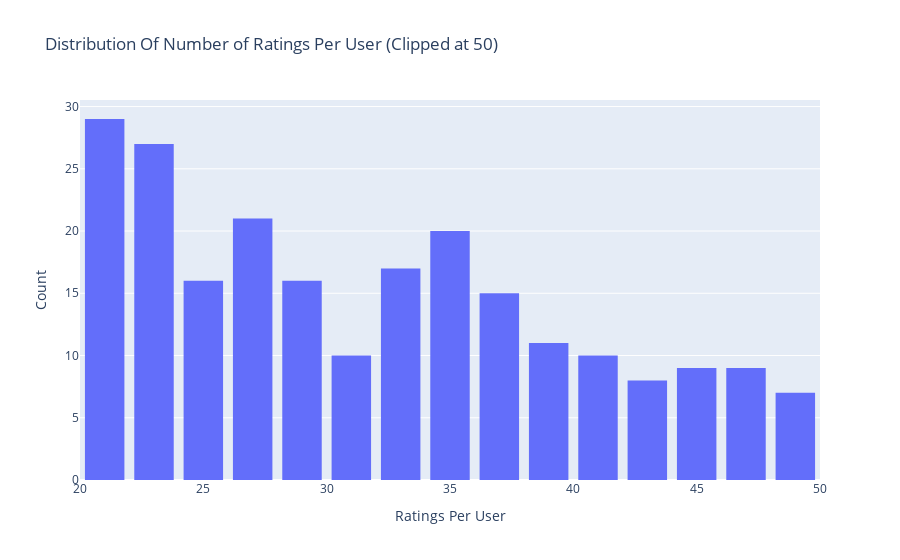

Here is the notebook cell this chart was saved with:
### Markdown cell above
### Ratings Distribution By User

### Code cell
# Number of ratings per user
data = df.groupby('userID')['rating'].count().clip(upper=50)

# Create trace
trace = go.Histogram(x = data.values,
                     name = 'Ratings',
                     xbins = dict(start = 0,
                                  end = 50,
                                  size = 2))
# Create layout
layout = go.Layout(title = 'Distribution Of Number of Ratings Per User (Clipped at 50)',
                   xaxis = dict(title = 'Ratings Per User'),
                   yaxis = dict(title = 'Count'),
                   bargap = 0.2)

# Create plot
fig = go.Figure(data=[trace], layout=layout)
fig.show()

### Figure 1 — Plotly figure (JSON) as saved in the notebook; plotly's stock layout.template omitted (floating-point values rounded to 4 significant figures; data arrays with more than 128 entries replaced by an {"elided": "..."} marker saying what was removed)
{"data": [{"name": "Ratings", "type": "histogram", "x": {"elided": "610 int values"}, "xbins": {"end": 50, "size": 2, "start": 0}}], "layout": {"autosize": true, "bargap": 0.2, "title": {"text": "Distribution Of Number of Ratings Per User (Clipped at 50)"}, "xaxis": {"autorange": true, "range": [20, 50], "title": {"text": "Ratings Per User"}, "type": "linear"}, "yaxis": {"autorange": true, "range": [0, 30.53], "title": {"text": "Count"}}}}
